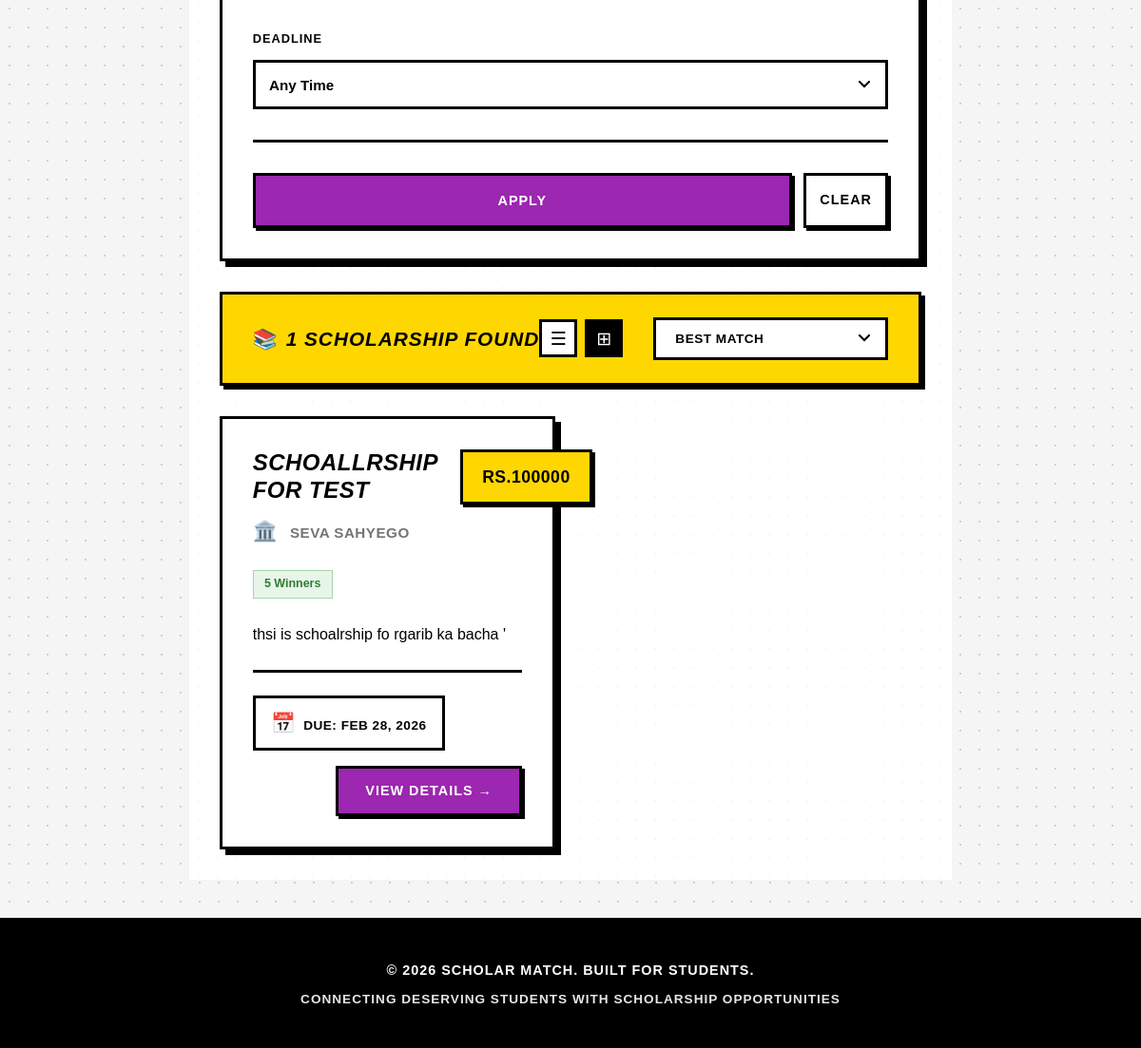
The app's page /scholarships/ (signed in, lower part), older data.
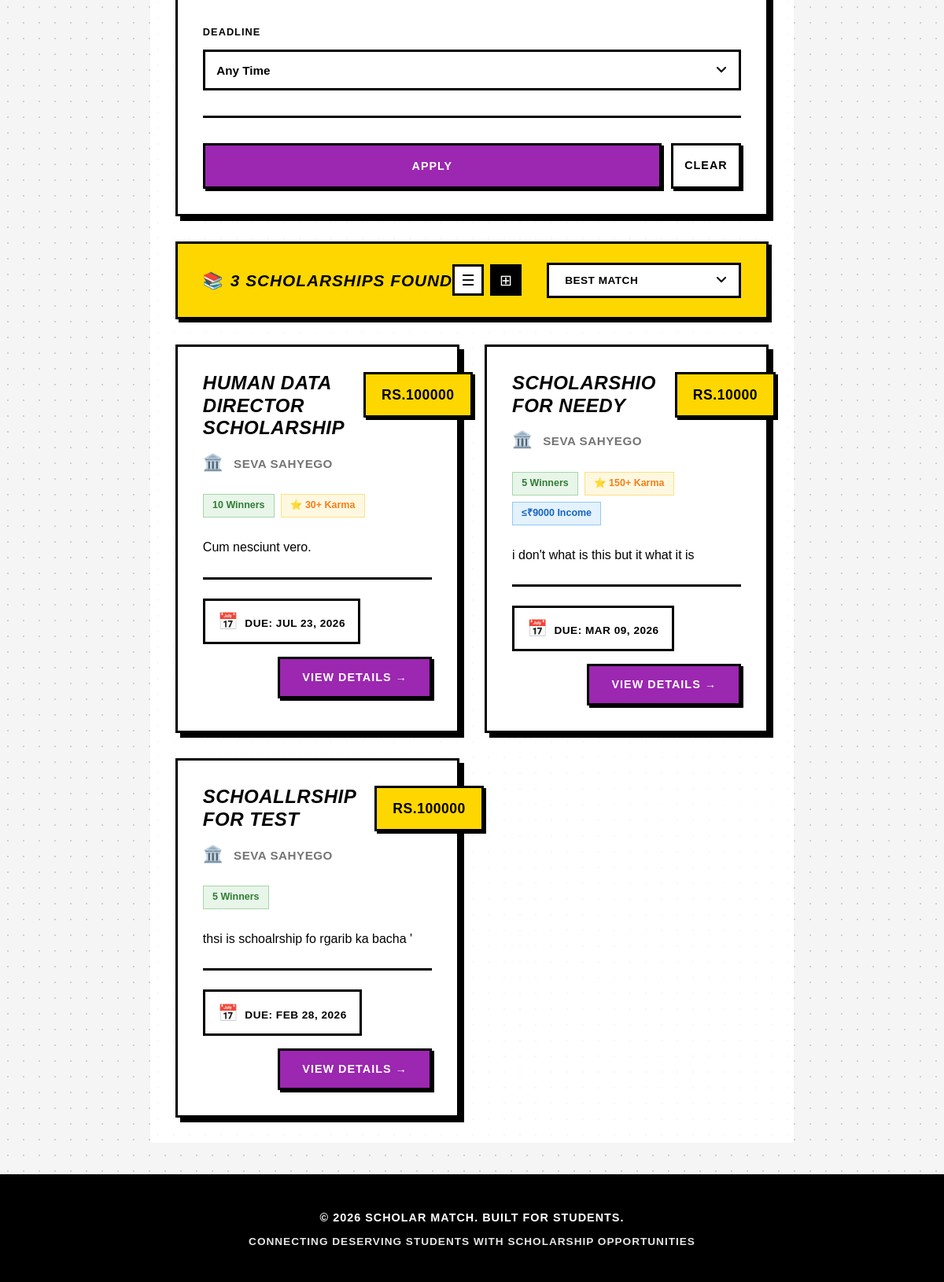
The same page, newer data.
### scholarships/models.py (models this page shows, shortened)
class Scholarship(models.Model):
    title = models.CharField(max_length=255, unique=True, verbose_name="Scholarship Title")
    org_profile = models.ForeignKey(
        'users.OrganizationProfile',
        on_delete=models.CASCADE,
        related_name='scholarships',
        null=True, blank=True,
        verbose_name="Organization"
    )
    logo = models.ImageField(
        upload_to='scholarship_logos/',
        blank=True, null=True,
        verbose_name="Organization Logo"
    )
    description = models.TextField(verbose_name="About the Scholarship (HTML allowed)")
    deadline = models.DateTimeField(verbose_name="Application Deadline")
    education_level = models.CharField(
        max_length=20,
        choices=EDUCATION_LEVEL_CHOICES,
        default='ANY',
        verbose_name="Target Education Level"
    )
    courses = models.TextField(
        blank=True, default='[]',
        help_text='JSON list of eligible courses/streams. Leave "[]" for any.'
    )
    max_family_income = models.PositiveIntegerField(
        null=True, blank=True,
        verbose_name="Max Family Annual Income (₹)",
        help_text="Maximum annual family income in INR (e.g. 800000 for ₹8 lakh)"
    )
    min_percentage = models.DecimalField(
        max_digits=5, decimal_places=2,
        null=True, blank=True,
        verbose_name="Minimum Academic Score (%/CGPA)"
    )
    demographic_focus = models.TextField(
        blank=True, default='[]',
        help_text='JSON list of demographic targets. Leave "[]" for all.'
    )
    total_budget = models.PositiveIntegerField(
        verbose_name="Total Budget (₹)",
        help_text="Full amount the organization deposits into escrow (INR)",
        null=True,
        blank=True,
    )
    distribution_type = models.CharField(
        max_length=10,
        choices=DISTRIBUTION_TYPE_CHOICES,
        default='FIXED',
        verbose_name="Distribution Logic"
    )
    fixed_amount = models.PositiveIntegerField(
        null=True, blank=True,
        verbose_name="Fixed Amount per Winner (₹)",
        help_text="Required when distribution type is FIXED"
    )
    num_winners = models.PositiveIntegerField(
        null=True, blank=True,
        verbose_name="Number of Winners",
        help_text="How many students get selected"
    )
    disbursement_method = models.CharField(
        max_length=20,
        choices=DISBURSEMENT_METHOD_CHOICES,
        default='BANK_TRANSFER',
        verbose_name="Disbursement Method"
    )
    min_karma = models.PositiveIntegerField(
        default=0,
        verbose_name="Minimum Karma Points Required",
        help_text="Only students with ≥ this karma can apply"
    )
    verification_strictness = models.CharField(
        max_length=10,
        choices=VERIFICATION_STRICTNESS_CHOICES,
        default='STANDARD',
        verbose_name="Verification Strictness"
    )
    essay_question = models.TextField(
        blank=True,
        verbose_name="Custom Essay / Question (Optional)",
        help_text="e.g. 'Why do you need this scholarship?'"
    )
    is_active = models.BooleanField(
        default=False,
        help_text="Becomes True only after payment is confirmed"
    )
    is_funded = models.BooleanField(
        default=False,
        help_text="True once Razorpay payment is verified"
    )
    applications_closed = models.BooleanField(
        default=False,
        help_text="Org can manually close applications before deadline"
    )
    closed_at = models.DateTimeField(
        null=True, blank=True,
        help_text="Timestamp when org manually closed applications"
    )
    created_at = models.DateTimeField(auto_now_add=True)
    last_updated = models.DateTimeField(auto_now=True)
    organization = models.CharField(
        max_length=255, blank=True,
        help_text="[Legacy] Organization name as string. Use org_profile FK instead."
    )
    source_url = models.URLField(max_length=2000, blank=True)
    award_amount = models.CharField(
        max_length=50, blank=True,
        help_text="[Legacy] Free-text award amount. Use total_budget instead."
    )
    details = models.TextField(
        blank=True,
        help_text="[Legacy] Use description instead."
    )
    is_verified = models.BooleanField(default=False)
    found_by_student = models.ForeignKey(
        'users.StudentProfile',
        on_delete=models.SET_NULL,
        null=True, blank=True,
        related_name='found_scholarships'
    )
    finder_karma_awarded = models.IntegerField(default=0)
    class Meta:
        ordering = ['-created_at']
    @property
    def name(self):
        """
        Backward-compatibility alias for `title`.
        All existing templates and views use scholarship.name — this keeps
        them working without any changes.
        """
        return self.title

### users/models.py (models this page shows, shortened)
class OrganizationProfile(models.Model):
    user = models.OneToOneField(User, on_delete=models.CASCADE, primary_key=True)
    organization_name = models.CharField(max_length=255, unique=True)
    contact_person = models.CharField(max_length=150)
    official_email = models.EmailField(unique=True)
    website_url = models.URLField(max_length=2000, blank=True)
    is_verified_funder = models.BooleanField(default=False, help_text="Verified by platform administration")

### scholarships/views.py (the view)
# urls.py: path('', views.scholarship_list, name='scholarship_list'),
@login_required
def scholarship_list(request):
    scholarships_qs = Scholarship.objects.filter(is_active=True).select_related('org_profile')
    student = _get_student_profile(request.user)
    search_query = request.GET.get('search', '')
    if search_query:
        scholarships_qs = scholarships_qs.filter(
            Q(title__icontains=search_query) |
            Q(description__icontains=search_query) |
            Q(organization__icontains=search_query)
        )
    org_filter = request.GET.get('organization', '')
    if org_filter:
        scholarships_qs = scholarships_qs.filter(
            Q(organization__icontains=org_filter) |
            Q(org_profile__organization_name__icontains=org_filter)
        )
    edu_filter = request.GET.get('education', '')
    edu_auto_applied = False
    if not edu_filter and student and 'education' not in request.GET:
        auto = _auto_edu_level(student)
        if auto and auto != 'ANY':
            edu_filter = auto
            edu_auto_applied = True   # flag so template can show "auto" hint
    if edu_filter:
        scholarships_qs = scholarships_qs.filter(
            Q(education_level=edu_filter) | Q(education_level='ANY')
        )
    deadline_filter = request.GET.get('deadline', '')
    today = datetime.now().date()
    if deadline_filter == 'week':
        scholarships_qs = scholarships_qs.filter(
            deadline__gte=today, deadline__lte=today + timedelta(days=7))
    elif deadline_filter == 'month':
        scholarships_qs = scholarships_qs.filter(
            deadline__gte=today, deadline__lte=today + timedelta(days=30))
    elif deadline_filter == 'quarter':
        scholarships_qs = scholarships_qs.filter(
            deadline__gte=today, deadline__lte=today + timedelta(days=90))
    sort_by = request.GET.get('sort', 'match')   # default: sort by match score
    valid_sorts = ['deadline', '-deadline', 'title', '-title',
                   'total_budget', '-total_budget', 'created_at', '-created_at']
    if sort_by in valid_sorts:
        scholarships_qs = scholarships_qs.order_by(sort_by)
    else:
        scholarships_qs = scholarships_qs.order_by('-created_at')
    scholarship_list_data = []
    for s in scholarships_qs:
        if student and not passes_hard_filter(student, s):
            continue
        if student:
            s.match_score = compute_match_score(student, s)
        else:
            s.match_score = None
        scholarship_list_data.append(s)
    if sort_by == 'match' and student:
        scholarship_list_data.sort(key=lambda s: -(s.match_score or 0))
    organizations = (
        Scholarship.objects.filter(is_active=True)
        .values_list('organization', flat=True).distinct()
    )
    from .models import EDUCATION_LEVEL_CHOICES
    edu_choices = EDUCATION_LEVEL_CHOICES
    context = {
        'scholarships':     scholarship_list_data,
        'organizations':    organizations,
        'edu_choices':      edu_choices,
        'total_count':      len(scholarship_list_data),
        'search_query':     search_query,
        'org_filter':       org_filter,
        'edu_filter':       edu_filter,
        'edu_auto_applied': edu_auto_applied,
        'deadline_filter':  deadline_filter,
        'sort_by':          sort_by,
        'is_student':       bool(student),
    }
    return render(request, 'scholarships/scholarship_list.html', context)

### scholarships/views.py (called while the page is built)
def _get_student_profile(user):
    try:
        return user.studentprofile
    except Exception:
        return None

### scholarships/templates/scholarships/scholarship_list.html (shortened to what the changed rows need)
{% extends 'base.html' %}
{% load scholarship_tags %}
{% block content %}
<div class="browse-page-wrapper">
    <div class="browse-container-wrapper">
        <div class="browse-container">
            <main class="scholarships-main">
                <div class="results-header">
                    <div class="results-count">
                        <span class="icon-emoji">📚</span>{{ total_count }} Scholarship{{ total_count|pluralize }} Found
                    </div>
                    <div class="results-controls">
                        <div class="view-toggle">
                        </div>
                        <div class="sort-controls">
                        </div>
                    </div>
                </div>
                {% if scholarships %}
                <div class="scholarship-grid grid-view" id="scholarshipGrid">
                    {% for scholarship in scholarships %}
                    <article class="scholarship-card">
                        <div class="scholarship-card-header">
                            <div style="flex:1;">
                                <h3><a href="{% url 'scholarships:scholarship_detail' pk=scholarship.pk %}">{{ scholarship.title }}</a></h3>
                                <div class="organization-name">
                                    <span class="icon-emoji">🏛️</span>
                                    {% if scholarship.org_profile %}{{ scholarship.org_profile.organization_name }}{% else %}{{ scholarship.organization }}{% endif %}
                                </div>
                            </div>
                            <div style="display:flex;flex-direction:column;align-items:flex-end;gap:.4rem;">
                                <div class="amount-badge">{% if scholarship.total_budget %}Rs.{{ scholarship.total_budget|floatformat:0 }}{% else %}--{% endif %}</div>
                            </div>
                        </div>
                        <div style="display:flex;gap:.5rem;flex-wrap:wrap;margin-bottom:1rem;">
                            {% if scholarship.num_winners %}
                            <span style="background:#e8f5e9;color:#2E7D32;padding:.25rem .7rem;border:1.5px solid #A5D6A7;font-size:.78rem;font-weight:700;">{{ scholarship.num_winners }} Winner{{ scholarship.num_winners|pluralize }}</span>
                            {% endif %}
                            {% if scholarship.min_karma %}
                            <span style="background:#fff8e1;color:#F57F17;padding:.25rem .7rem;border:1.5px solid #FFE082;font-size:.78rem;font-weight:700;">⭐ {{ scholarship.min_karma }}+ Karma</span>
                            {% endif %}
                            {% if scholarship.max_family_income %}
                            <span style="background:#e3f2fd;color:#1565C0;padding:.25rem .7rem;border:1.5px solid #90CAF9;font-size:.78rem;font-weight:700;">≤₹{{ scholarship.max_family_income|floatformat:0 }} Income</span>
                            {% endif %}
                        </div>
                        <div class="scholarship-details">{{ scholarship.description|default:scholarship.details|truncatewords:25 }}</div>
                        <div class="scholarship-meta">
                            <div class="deadline-badge"><span class="icon-emoji">📅</span>Due: {{ scholarship.deadline|date:"M d, Y" }}</div>
                            <a href="{% url 'scholarships:scholarship_detail' pk=scholarship.pk %}" class="view-details-btn">View Details →</a>
                        </div>
                    </article>
                    {% endfor %}
                </div>
                {% else %}
                <div class="no-results">
                    <h3><span class="icon-emoji">😔</span>No Scholarships Found</h3>
                    <p>Try adjusting your filters or search terms.</p>
                    <a href="{% url 'scholarships:scholarship_list' %}" class="btn-filter">View All Scholarships</a>
                </div>
                {% endif %}
            </main>
        </div>
    </div>
</div>
{% endblock %}

Row changes from the older to the newer data that the page shows:
added Scholarship: title "HUMAN DATA DIRECTOR SCHOLARSHIP", org_profile.organization_name "SEVA SAHYEGO", total_budget "100000", num_winners "10", min_karma "30", description "Cum nesciunt vero.", deadline "JUL 23, 2026"
added Scholarship: title "SCHOLARSHIO FOR NEEDY", org_profile.organization_name "SEVA SAHYEGO", total_budget "10000", num_winners "5", min_karma "150", max_family_income "9000", description "i don't what is this but it what it is", deadline "MAR 09, 2026"
Text that changed along with them:
{{ total_count }}: "1" → "3"
